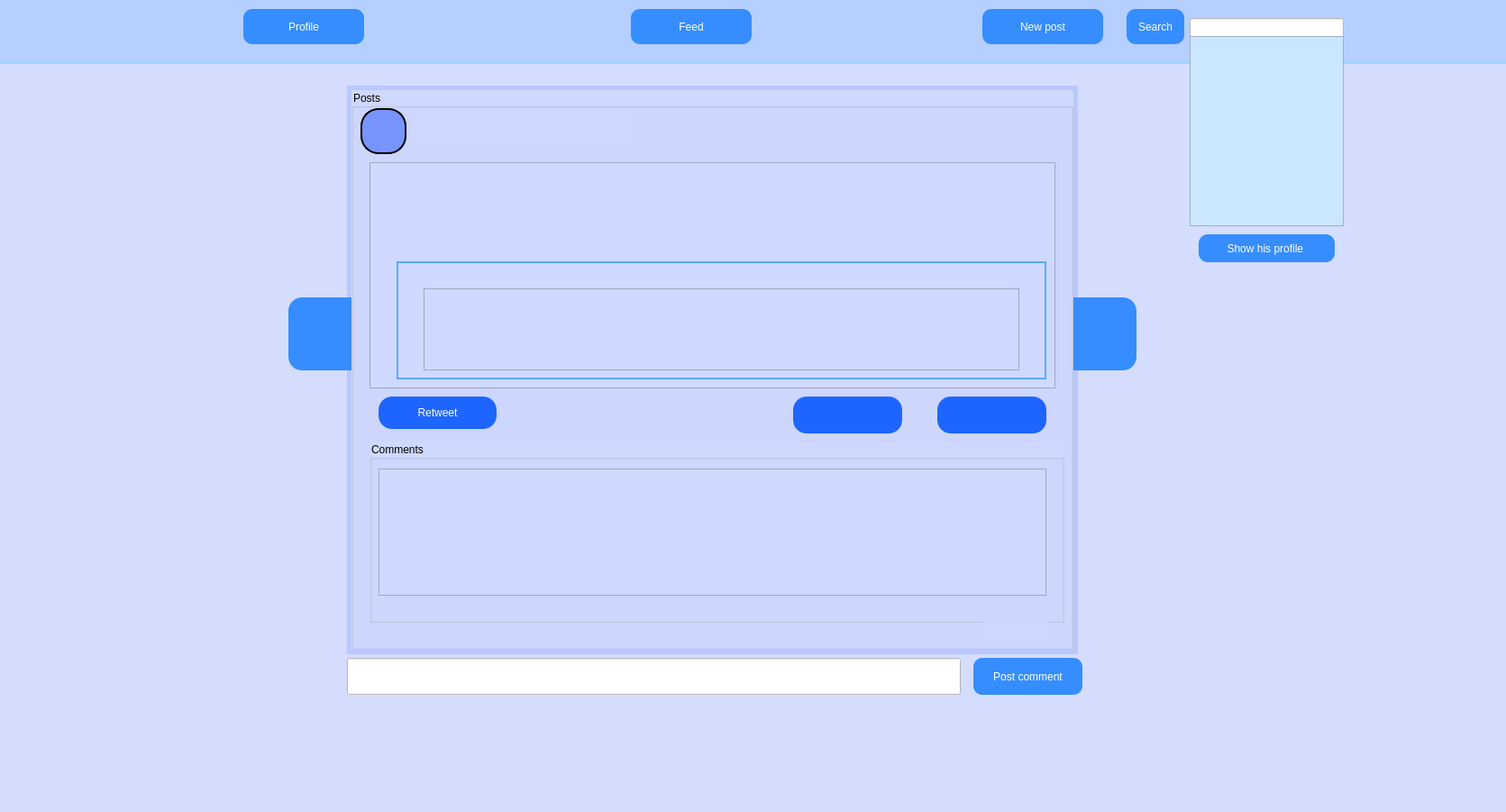
<?xml version="1.0" encoding="UTF-8"?>
<ui version="4.0">
 <class>Feed</class>
 <widget class="QWidget" name="Feed">
  <property name="geometry">
   <rect>
    <x>0</x>
    <y>0</y>
    <width>1671</width>
    <height>901</height>
   </rect>
  </property>
  <property name="windowTitle">
   <string>Feed</string>
  </property>
  <property name="styleSheet">
   <string notr="true">background-color:rgb(255, 255, 255);</string>
  </property>
  <widget class="QPushButton" name="previousPostButton">
   <property name="geometry">
    <rect>
     <x>320</x>
     <y>330</y>
     <width>71</width>
     <height>81</height>
    </rect>
   </property>
   <property name="styleSheet">
    <string notr="true">QPushButton{
border-top-left-radius: 15px;
border-bottom-left-radius: 15px;
background-color:rgb(53, 141, 255);
color:rgb(255, 255, 255)
}
QPushButton:hover{
background-color:rgb(33, 81, 255)
}
QPushButton:pressed{
background-color:rgb(43, 107, 255)
}</string>
   </property>
   <property name="text">
    <string/>
   </property>
   <property name="icon">
    <iconset>
     <normaloff>Icons/2x/baseline_arrow_back_ios_new_black_24dp.png</normaloff>Icons/2x/baseline_arrow_back_ios_new_black_24dp.png</iconset>
   </property>
  </widget>
  <widget class="QPushButton" name="postCommentButton">
   <property name="geometry">
    <rect>
     <x>1080</x>
     <y>730</y>
     <width>121</width>
     <height>41</height>
    </rect>
   </property>
   <property name="styleSheet">
    <string notr="true">QPushButton{
border-radius: 10px;
background-color:rgb(53, 141, 255);
color:rgb(255, 255, 255)
}
QPushButton:hover{
background-color:rgb(33, 81, 255)
}
QPushButton:pressed{
background-color:rgb(43, 107, 255)
}</string>
   </property>
   <property name="text">
    <string>Post comment</string>
   </property>
   <property name="icon">
    <iconset>
     <normaloff>Icons/2x/baseline_add_comment_black_24dp.png</normaloff>Icons/2x/baseline_add_comment_black_24dp.png</iconset>
   </property>
  </widget>
  <widget class="QPushButton" name="nextPostButton">
   <property name="geometry">
    <rect>
     <x>1190</x>
     <y>330</y>
     <width>71</width>
     <height>81</height>
    </rect>
   </property>
   <property name="styleSheet">
    <string notr="true">QPushButton{
border-top-right-radius: 15px;
border-bottom-right-radius: 15px;
background-color:rgb(53, 141, 255);
color:rgb(255, 255, 255)
}
QPushButton:hover{
background-color:rgb(33, 81, 255)
}
QPushButton:pressed{
background-color:rgb(43, 107, 255)
}</string>
   </property>
   <property name="text">
    <string/>
   </property>
   <property name="icon">
    <iconset>
     <normaloff>Icons/2x/baseline_arrow_forward_ios_black_24dp.png</normaloff>Icons/2x/baseline_arrow_forward_ios_black_24dp.png</iconset>
   </property>
   <property name="iconSize">
    <size>
     <width>20</width>
     <height>20</height>
    </size>
   </property>
  </widget>
  <widget class="QLineEdit" name="commentLine">
   <property name="geometry">
    <rect>
     <x>385</x>
     <y>730</y>
     <width>681</width>
     <height>41</height>
    </rect>
   </property>
   <property name="styleSheet">
    <string notr="true"/>
   </property>
   <property name="text">
    <string/>
   </property>
  </widget>
  <widget class="QGroupBox" name="postArea">
   <property name="geometry">
    <rect>
     <x>390</x>
     <y>100</y>
     <width>801</width>
     <height>621</height>
    </rect>
   </property>
   <property name="styleSheet">
    <string notr="true">background-color:rgb(207, 217, 255);
</string>
   </property>
   <property name="title">
    <string>Posts</string>
   </property>
   <widget class="QLabel" name="usernamePostLabel">
    <property name="geometry">
     <rect>
      <x>70</x>
      <y>20</y>
      <width>241</width>
      <height>41</height>
     </rect>
    </property>
    <property name="styleSheet">
     <string notr="true">font: 75 13pt &quot;MS Shell Dlg 2&quot;;</string>
    </property>
    <property name="text">
     <string/>
    </property>
   </widget>
   <widget class="QGroupBox" name="commentsBox">
    <property name="geometry">
     <rect>
      <x>20</x>
      <y>390</y>
      <width>771</width>
      <height>201</height>
     </rect>
    </property>
    <property name="title">
     <string>Comments</string>
    </property>
    <widget class="QScrollArea" name="commentsScrollArea">
     <property name="geometry">
      <rect>
       <x>10</x>
       <y>30</y>
       <width>741</width>
       <height>141</height>
      </rect>
     </property>
     <property name="widgetResizable">
      <bool>true</bool>
     </property>
     <widget class="QWidget" name="commentContentScrollArea">
      <property name="geometry">
       <rect>
        <x>0</x>
        <y>0</y>
        <width>739</width>
        <height>139</height>
       </rect>
      </property>
     </widget>
    </widget>
   </widget>
   <widget class="QTextBrowser" name="postTextBrowser">
    <property name="geometry">
     <rect>
      <x>20</x>
      <y>80</y>
      <width>761</width>
      <height>251</height>
     </rect>
    </property>
   </widget>
   <widget class="QLabel" name="nameInitLabel">
    <property name="geometry">
     <rect>
      <x>10</x>
      <y>20</y>
      <width>51</width>
      <height>51</height>
     </rect>
    </property>
    <property name="styleSheet">
     <string notr="true">QLabel{
 border-style: outset;
 border-width: 2px;
 border-color: black;
border-radius:20px;
font: 18pt &quot;Lucida Calligraphy&quot;;
color:black;
background-color:rgb(120, 149, 255)

}
</string>
    </property>
    <property name="text">
     <string/>
    </property>
    <property name="alignment">
     <set>Qt::AlignCenter</set>
    </property>
   </widget>
   <widget class="QPushButton" name="dislikeButton">
    <property name="geometry">
     <rect>
      <x>650</x>
      <y>340</y>
      <width>121</width>
      <height>41</height>
     </rect>
    </property>
    <property name="cursor">
     <cursorShape>PointingHandCursor</cursorShape>
    </property>
    <property name="styleSheet">
     <string notr="true">QPushButton{

background-color:  rgb(30, 101, 255);
color:rgb(255, 255, 255);
border-radius: 15px;

}
QPushButton:hover{
background-color: rgb(1, 221, 255);
color:rgb(0, 0, 0);
}
QPushButton:pressed{
background-color:rgb(43, 107, 255)
}</string>
    </property>
    <property name="text">
     <string/>
    </property>
    <property name="icon">
     <iconset>
      <normaloff>Icons/2x/baseline_thumb_down_alt_white_24dp.png</normaloff>Icons/2x/baseline_thumb_down_alt_white_24dp.png</iconset>
    </property>
    <property name="iconSize">
     <size>
      <width>23</width>
      <height>23</height>
     </size>
    </property>
   </widget>
   <widget class="QPushButton" name="likeButton">
    <property name="geometry">
     <rect>
      <x>490</x>
      <y>340</y>
      <width>121</width>
      <height>41</height>
     </rect>
    </property>
    <property name="cursor">
     <cursorShape>PointingHandCursor</cursorShape>
    </property>
    <property name="styleSheet">
     <string notr="true">QPushButton{

background-color:  rgb(30, 101, 255);
color:rgb(255, 255, 255);
border-radius: 15px;

}
QPushButton:hover{
background-color: rgb(1, 221, 255);
color:rgb(0, 0, 0);
}
QPushButton:pressed{
background-color:rgb(43, 107, 255)
}</string>
    </property>
    <property name="text">
     <string/>
    </property>
    <property name="icon">
     <iconset>
      <normaloff>Icons/2x/baseline_thumb_up_white_24dp.png</normaloff>Icons/2x/baseline_thumb_up_white_24dp.png</iconset>
    </property>
    <property name="iconSize">
     <size>
      <width>23</width>
      <height>23</height>
     </size>
    </property>
   </widget>
   <widget class="QPushButton" name="referenceUsername">
    <property name="geometry">
     <rect>
      <x>50</x>
      <y>190</y>
      <width>721</width>
      <height>131</height>
     </rect>
    </property>
    <property name="cursor">
     <cursorShape>PointingHandCursor</cursorShape>
    </property>
    <property name="layoutDirection">
     <enum>Qt::LeftToRight</enum>
    </property>
    <property name="styleSheet">
     <string notr="true">  border: 2px solid rgb(85, 170, 255);</string>
    </property>
    <property name="text">
     <string/>
    </property>
    <property name="autoDefault">
     <bool>false</bool>
    </property>
    <property name="default">
     <bool>false</bool>
    </property>
    <property name="flat">
     <bool>true</bool>
    </property>
   </widget>
   <widget class="QTextBrowser" name="referenceTweetText">
    <property name="geometry">
     <rect>
      <x>80</x>
      <y>220</y>
      <width>661</width>
      <height>91</height>
     </rect>
    </property>
   </widget>
   <widget class="QPushButton" name="retweetButton">
    <property name="geometry">
     <rect>
      <x>30</x>
      <y>340</y>
      <width>131</width>
      <height>36</height>
     </rect>
    </property>
    <property name="cursor">
     <cursorShape>PointingHandCursor</cursorShape>
    </property>
    <property name="styleSheet">
     <string notr="true">QPushButton{

background-color:  rgb(30, 101, 255);
color:rgb(255, 255, 255);
border-radius: 15px;

}
QPushButton:hover{
background-color: rgb(1, 221, 255);
color:rgb(0, 0, 0);
}
QPushButton:pressed{
background-color:rgb(43, 107, 255)
}</string>
    </property>
    <property name="text">
     <string>Retweet</string>
    </property>
   </widget>
   <widget class="QLabel" name="char_counter">
    <property name="geometry">
     <rect>
      <x>700</x>
      <y>590</y>
      <width>71</width>
      <height>21</height>
     </rect>
    </property>
    <property name="text">
     <string/>
    </property>
   </widget>
  </widget>
  <widget class="QLabel" name="label">
   <property name="geometry">
    <rect>
     <x>-10</x>
     <y>-10</y>
     <width>1691</width>
     <height>81</height>
    </rect>
   </property>
   <property name="styleSheet">
    <string notr="true">QLabel{
background-color:rgb(181, 207, 255);
    border-style: outset;
    border-width: 2px;
    border-color:rgb(146, 217, 255)
}</string>
   </property>
   <property name="text">
    <string/>
   </property>
  </widget>
  <widget class="QPushButton" name="searchButton">
   <property name="geometry">
    <rect>
     <x>1250</x>
     <y>10</y>
     <width>64</width>
     <height>39</height>
    </rect>
   </property>
   <property name="sizePolicy">
    <sizepolicy hsizetype="Minimum" vsizetype="Expanding">
     <horstretch>0</horstretch>
     <verstretch>0</verstretch>
    </sizepolicy>
   </property>
   <property name="styleSheet">
    <string notr="true">QPushButton{
border-radius: 10px;
background-color:rgb(53, 141, 255);
color:rgb(255, 255, 255)
}
QPushButton:hover{
background-color:rgb(33, 81, 255)
}
QPushButton:pressed{
background-color:rgb(43, 107, 255)
}</string>
   </property>
   <property name="text">
    <string>Search</string>
   </property>
   <property name="icon">
    <iconset>
     <normaloff>Icons/2x/baseline_search_black_24dp.png</normaloff>Icons/2x/baseline_search_black_24dp.png</iconset>
   </property>
  </widget>
  <widget class="QPushButton" name="createPostButton">
   <property name="geometry">
    <rect>
     <x>1090</x>
     <y>10</y>
     <width>134</width>
     <height>39</height>
    </rect>
   </property>
   <property name="sizePolicy">
    <sizepolicy hsizetype="Expanding" vsizetype="Expanding">
     <horstretch>0</horstretch>
     <verstretch>0</verstretch>
    </sizepolicy>
   </property>
   <property name="styleSheet">
    <string notr="true">QPushButton{
border-radius: 10px;
background-color:rgb(53, 141, 255);
color:rgb(255, 255, 255)
}
QPushButton:hover{
background-color:rgb(33, 81, 255)
}
QPushButton:pressed{
background-color:rgb(43, 107, 255)
}</string>
   </property>
   <property name="text">
    <string>New post</string>
   </property>
   <property name="icon">
    <iconset>
     <normaloff>Icons/2x/baseline_add_black_24dp.png</normaloff>Icons/2x/baseline_add_black_24dp.png</iconset>
   </property>
   <property name="iconSize">
    <size>
     <width>30</width>
     <height>30</height>
    </size>
   </property>
  </widget>
  <widget class="QPushButton" name="feedButton">
   <property name="geometry">
    <rect>
     <x>700</x>
     <y>10</y>
     <width>134</width>
     <height>39</height>
    </rect>
   </property>
   <property name="sizePolicy">
    <sizepolicy hsizetype="Expanding" vsizetype="Expanding">
     <horstretch>0</horstretch>
     <verstretch>0</verstretch>
    </sizepolicy>
   </property>
   <property name="styleSheet">
    <string notr="true">QPushButton{
border-radius: 10px;
background-color:rgb(53, 141, 255);
color:rgb(255, 255, 255)
}
QPushButton:hover{
background-color:rgb(33, 81, 255)
}
QPushButton:pressed{
background-color:rgb(43, 107, 255)
}</string>
   </property>
   <property name="text">
    <string>Feed</string>
   </property>
   <property name="icon">
    <iconset>
     <normaloff>Icons/2x/baseline_home_black_24dp.png</normaloff>Icons/2x/baseline_home_black_24dp.png</iconset>
   </property>
   <property name="iconSize">
    <size>
     <width>30</width>
     <height>30</height>
    </size>
   </property>
  </widget>
  <widget class="QPushButton" name="profileButton">
   <property name="enabled">
    <bool>true</bool>
   </property>
   <property name="geometry">
    <rect>
     <x>270</x>
     <y>10</y>
     <width>134</width>
     <height>39</height>
    </rect>
   </property>
   <property name="sizePolicy">
    <sizepolicy hsizetype="Expanding" vsizetype="Expanding">
     <horstretch>0</horstretch>
     <verstretch>0</verstretch>
    </sizepolicy>
   </property>
   <property name="styleSheet">
    <string notr="true">QPushButton{
border-radius: 10px;
background-color:rgb(53, 141, 255);
color:rgb(255, 255, 255)
}
QPushButton:hover{
background-color:rgb(33, 81, 255)
}
QPushButton:pressed{
background-color:rgb(43, 107, 255)
}</string>
   </property>
   <property name="text">
    <string>Profile</string>
   </property>
   <property name="icon">
    <iconset>
     <normaloff>Icons/2x/baseline_account_circle_black_24dp.png</normaloff>Icons/2x/baseline_account_circle_black_24dp.png</iconset>
   </property>
   <property name="iconSize">
    <size>
     <width>30</width>
     <height>30</height>
    </size>
   </property>
  </widget>
  <widget class="QLineEdit" name="searchLine">
   <property name="geometry">
    <rect>
     <x>1320</x>
     <y>20</y>
     <width>171</width>
     <height>21</height>
    </rect>
   </property>
  </widget>
  <widget class="QLabel" name="background">
   <property name="geometry">
    <rect>
     <x>-10</x>
     <y>50</y>
     <width>1691</width>
     <height>851</height>
    </rect>
   </property>
   <property name="styleSheet">
    <string notr="true">background-color:rgb(213, 221, 255)
</string>
   </property>
   <property name="text">
    <string/>
   </property>
  </widget>
  <widget class="QListWidget" name="foundUsers">
   <property name="geometry">
    <rect>
     <x>1320</x>
     <y>40</y>
     <width>171</width>
     <height>211</height>
    </rect>
   </property>
   <property name="styleSheet">
    <string notr="true">background-color:rgb(203, 230, 255)</string>
   </property>
  </widget>
  <widget class="QLabel" name="label_2">
   <property name="geometry">
    <rect>
     <x>385</x>
     <y>95</y>
     <width>811</width>
     <height>631</height>
    </rect>
   </property>
   <property name="styleSheet">
    <string notr="true">background-color:rgb(185, 200, 255)</string>
   </property>
   <property name="text">
    <string/>
   </property>
  </widget>
  <widget class="QPushButton" name="showUserProfileButton">
   <property name="geometry">
    <rect>
     <x>1330</x>
     <y>260</y>
     <width>151</width>
     <height>31</height>
    </rect>
   </property>
   <property name="styleSheet">
    <string notr="true">QPushButton{
border-radius: 10px;
background-color:rgb(53, 141, 255);
color:rgb(255, 255, 255)
}
QPushButton:hover{
background-color:rgb(33, 81, 255)
}
QPushButton:pressed{
background-color:rgb(43, 107, 255)
}</string>
   </property>
   <property name="text">
    <string>Show his profile </string>
   </property>
  </widget>
  <zorder>background</zorder>
  <zorder>label_2</zorder>
  <zorder>label</zorder>
  <zorder>previousPostButton</zorder>
  <zorder>postCommentButton</zorder>
  <zorder>nextPostButton</zorder>
  <zorder>commentLine</zorder>
  <zorder>postArea</zorder>
  <zorder>searchButton</zorder>
  <zorder>createPostButton</zorder>
  <zorder>feedButton</zorder>
  <zorder>profileButton</zorder>
  <zorder>searchLine</zorder>
  <zorder>foundUsers</zorder>
  <zorder>showUserProfileButton</zorder>
 </widget>
 <layoutdefault spacing="6" margin="11"/>
 <resources/>
 <connections/>
</ui>
